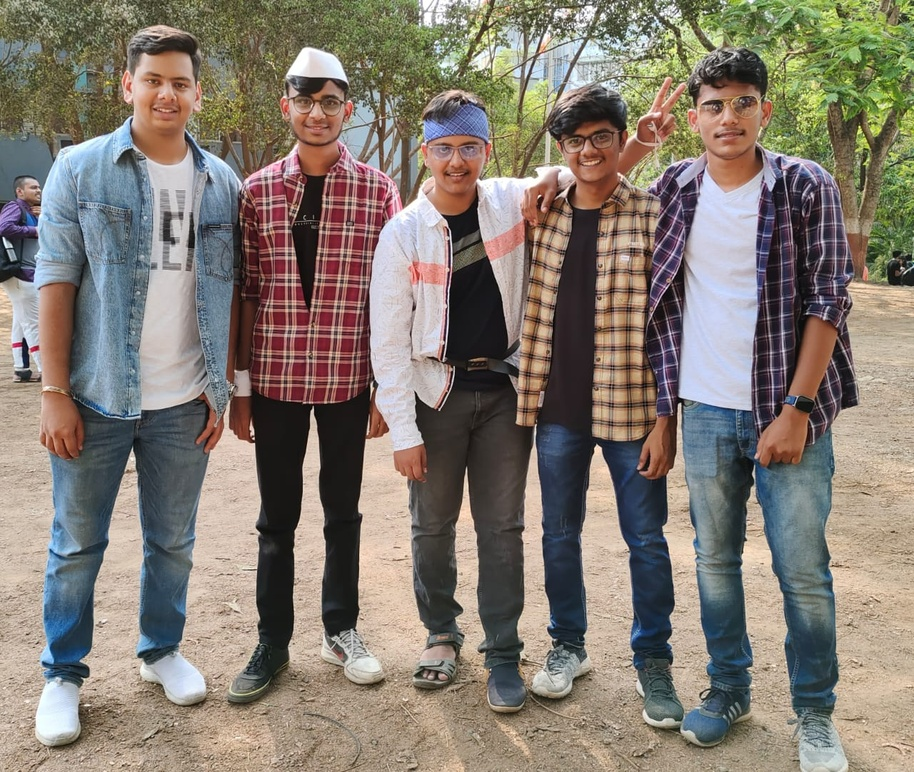
#> input picture WhatsApp Image 2022-05-25 at 10.42.46 AM.jpeg, 914 x 772 px, shrunk from 1280 x 1082 before the run
$ python Project.py
#> lines starting #> are read from the running program, lines starting #| are printed output that depends on the picture; after the words box and inside, x2 and y2 are one past the last pixel; in counts of white or black regions, pixels touching at a corner belong together
import cv2
import numpy as np
from tkinter.filedialog import *

photo = askopenfilename()
#> the answer given: WhatsApp Image 2022-05-25 at 10.42.46 AM.jpeg
img = cv2.imread(photo)
#> img is the input picture: shape (772, 914, 3); mean B, G, R 113.6, 123.6, 132.5

grey = cv2.cvtColor(img, cv2.COLOR_BGR2GRAY)
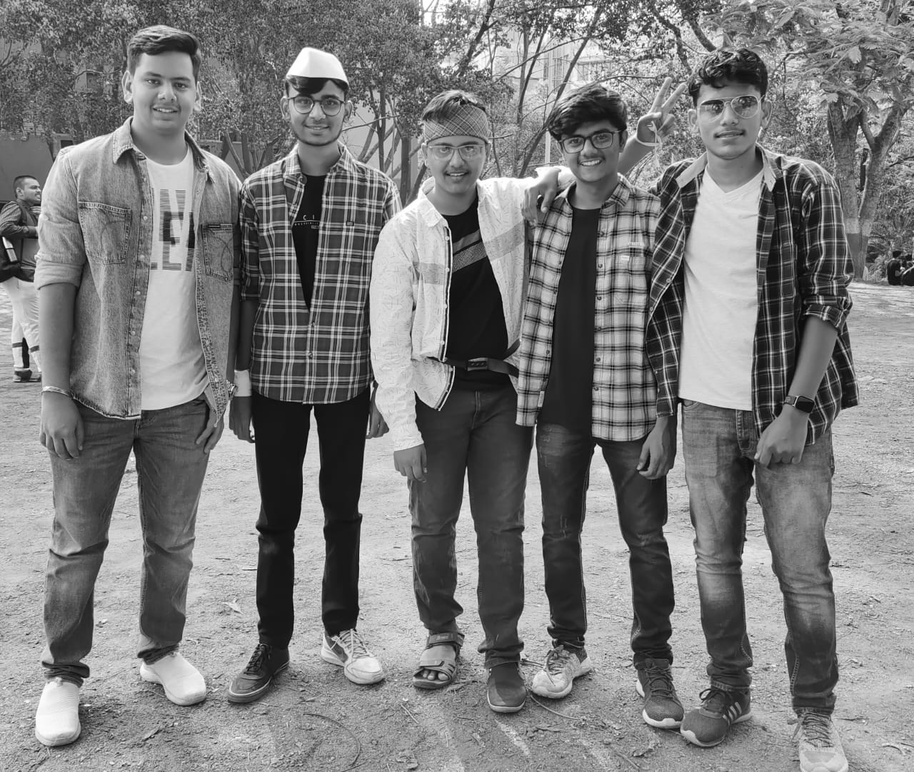
#> grey: shape (772, 914); min 1, max 255, mean 125.1
grey = cv2.medianBlur(grey, 5)
edges = cv2.adaptiveThreshold(grey, 255, cv2.ADAPTIVE_THRESH_MEAN_C, cv2.THRESH_BINARY, 9, 9)
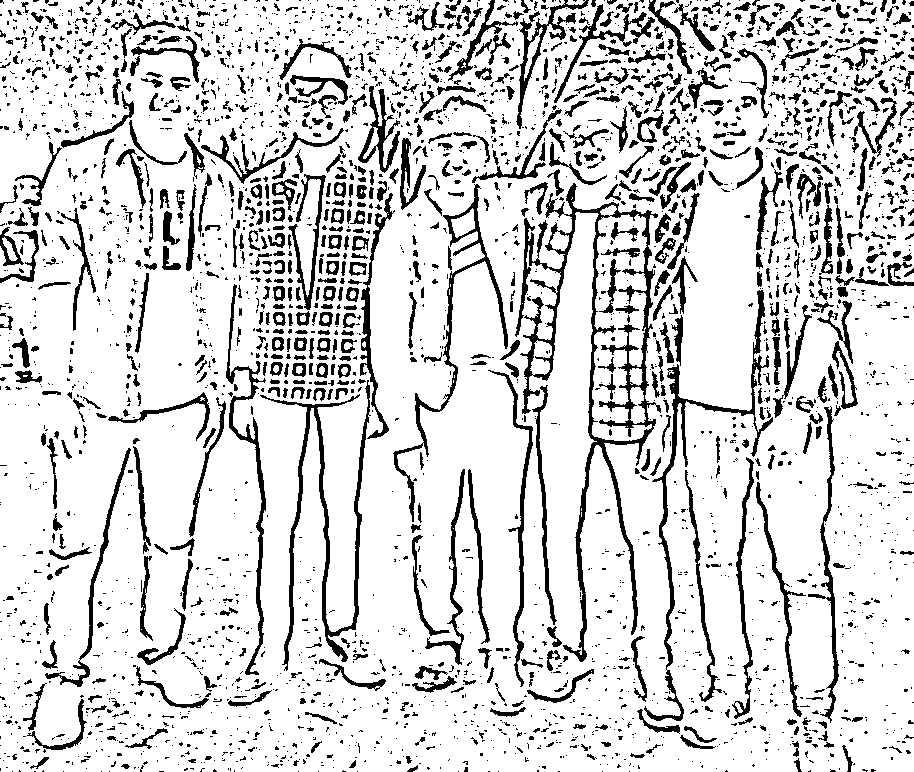
#> edges: shape (772, 914); 83.8% white; 3404 black regions (2555 under 20 px), largest, box (x1, y1, x2, y2) and area: (515, 183, 661, 662) 8546, (260, 380, 371, 671) 3535, (644, 290, 773, 721) 3191
color = cv2.bilateralFilter(img, 9, 250, 250)
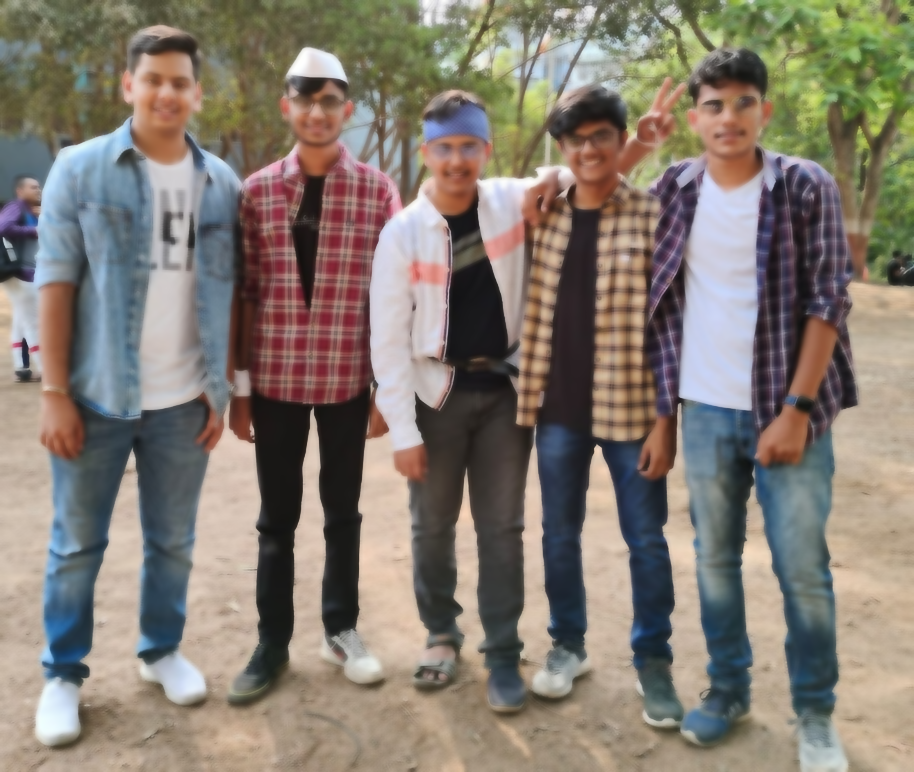
#> color: shape (772, 914, 3); mean B, G, R 113.6, 123.6, 132.4

cartoon = cv2.bitwise_and(color, color, mask = edges)
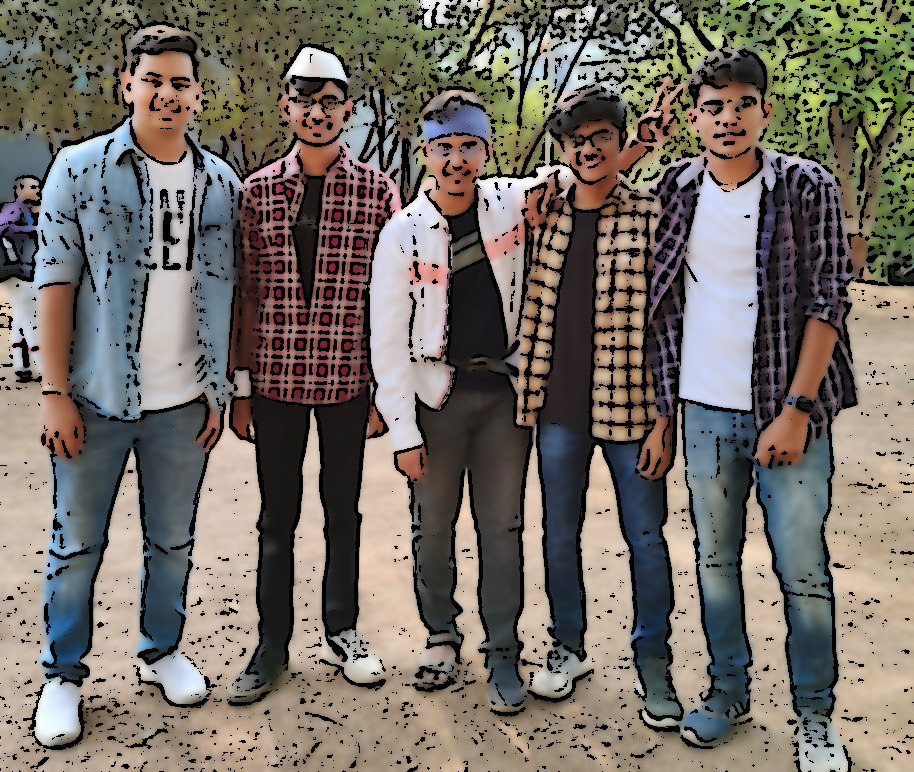
#> cartoon: shape (772, 914, 3); mean B, G, R 100.3, 109, 116.1

cv2.imshow("Image", img)
cv2.waitKey(0)

cv2.imshow("color", color)
cv2.imshow("grey", grey)
cv2.imshow("edges", edges)
cv2.waitKey(0)

cv2.imshow("Cartoon", cartoon)
cv2.waitKey(0)
